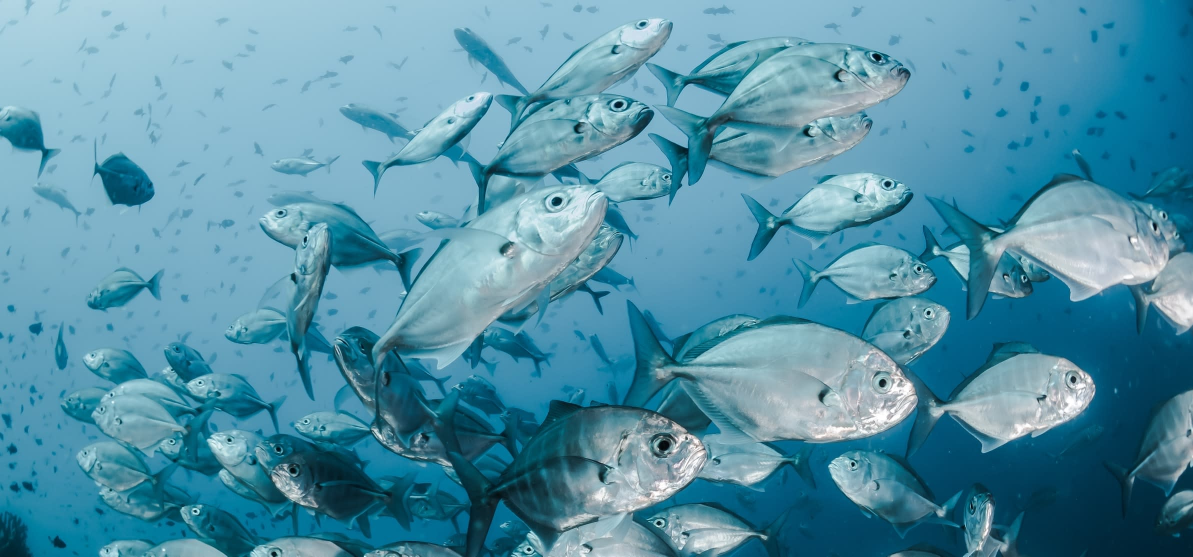
#> input picture Hoc_OpenCV/Chuong_4/fish.jpg, 2386 x 1113 px (shown at 1/2 size)
$ python '4.9_(transform6).py'
#> lines starting #> are read from the running program, lines starting #| are printed output that depends on the picture
import cv2 as cv
import numpy as np

img = cv.imread('fish.jpg')
#> img is the input picture: shape (1113, 2386, 3); mean B, G, R 166.4, 144.8, 83.1
img = cv.resize(img, None, fx=0.5, fy=0.5, interpolation=cv.INTER_CUBIC)
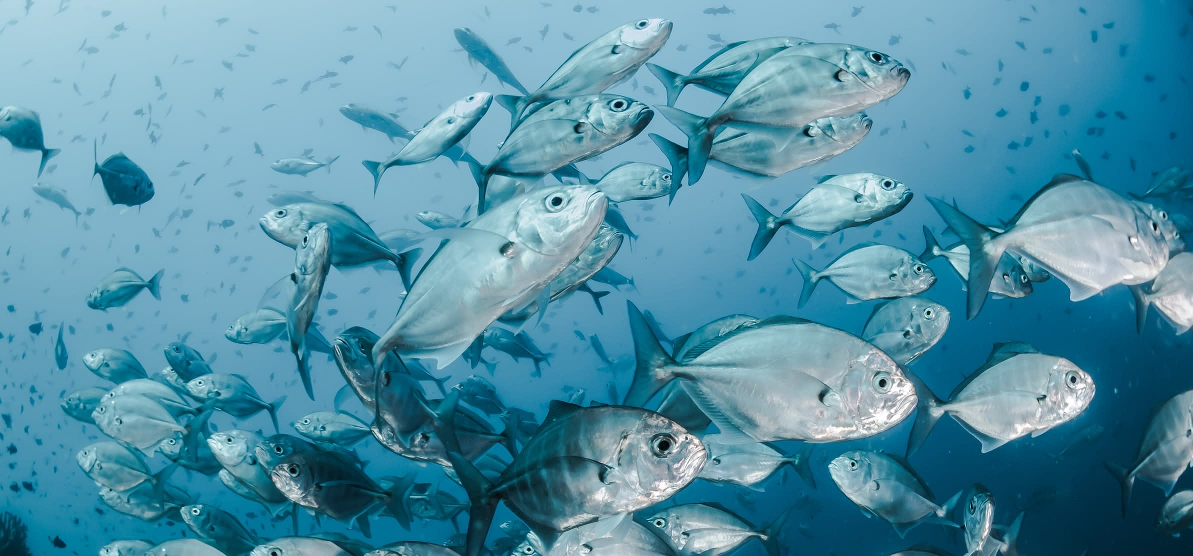
#> img: shape (556, 1193, 3); mean B, G, R 166.4, 144.9, 83.1

# Chuyển sang HSV
hsv = cv.cvtColor(img, cv.COLOR_BGR2HSV)
#> hsv: shape (556, 1193, 3); mean H, S, V 97.7, 142.8, 166.4
# Chuyển sang LAB
lab = cv.cvtColor(img, cv.COLOR_BGR2LAB)
#> lab: shape (556, 1193, 3); mean of channels 0, 1, 2 144.9, 116.4, 110.9

img2 = np.hstack([img, hsv, lab])
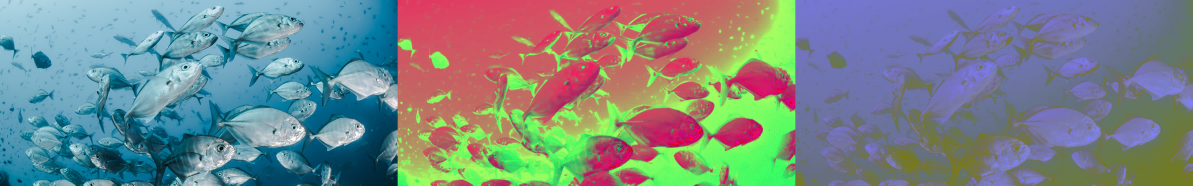
#> img2: shape (556, 3579, 3) (shown at 1/3 size); mean B, G, R 136.4, 134.7, 120.2
cv.imshow('window', img2)
cv.waitKey(0)
cv.destroyAllWindows()
